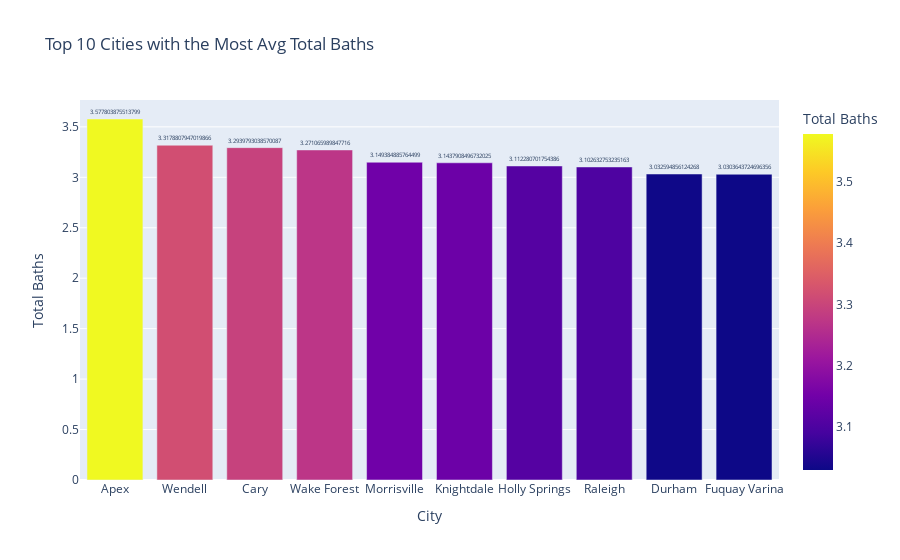

Here is the notebook cell this chart was saved with:
### Code cell
top10 = th_df.groupby('City')['Total Baths'].mean().nlargest(10).reset_index()

fig = px.bar(top10, x='City', y='Total Baths',color='Total Baths', template='plotly', 
             title='Top 10 Cities with the Most Avg Total Baths')
fig.update_traces(texttemplate='%{y:.}', textposition='outside')
fig.show()

### Figure 1 — Plotly figure (JSON) as saved in the notebook; plotly's stock layout.template omitted (floating-point values rounded to 4 significant figures)
{"data": [{"alignmentgroup": "True", "hovertemplate": "City=%{x}<br>Total Baths=%{marker.color}<extra></extra>", "legendgroup": "", "marker": {"color": [3.578, 3.318, 3.294, 3.271, 3.149, 3.144, 3.112, 3.103, 3.033, 3.03], "coloraxis": "coloraxis", "pattern": {"shape": ""}}, "name": "", "offsetgroup": "", "orientation": "v", "showlegend": false, "textposition": "outside", "texttemplate": "%{y:.}", "type": "bar", "x": ["Apex", "Wendell", "Cary", "Wake Forest", "Morrisville", "Knightdale", "Holly Springs", "Raleigh", "Durham", "Fuquay Varina"], "xaxis": "x", "y": [3.578, 3.318, 3.294, 3.271, 3.149, 3.144, 3.112, 3.103, 3.033, 3.03], "yaxis": "y"}], "layout": {"barmode": "relative", "coloraxis": {"colorbar": {"title": {"text": "Total Baths"}}, "colorscale": [[0, "#0d0887"], [0.1111, "#46039f"], [0.2222, "#7201a8"], [0.3333, "#9c179e"], [0.4444, "#bd3786"], [0.5556, "#d8576b"], [0.6667, "#ed7953"], [0.7778, "#fb9f3a"], [0.8889, "#fdca26"], [1, "#f0f921"]]}, "legend": {"tracegroupgap": 0}, "title": {"text": "Top 10 Cities with the Most Avg Total Baths"}, "xaxis": {"anchor": "y", "domain": [0, 1], "title": {"text": "City"}}, "yaxis": {"anchor": "x", "domain": [0, 1], "title": {"text": "Total Baths"}}}}
